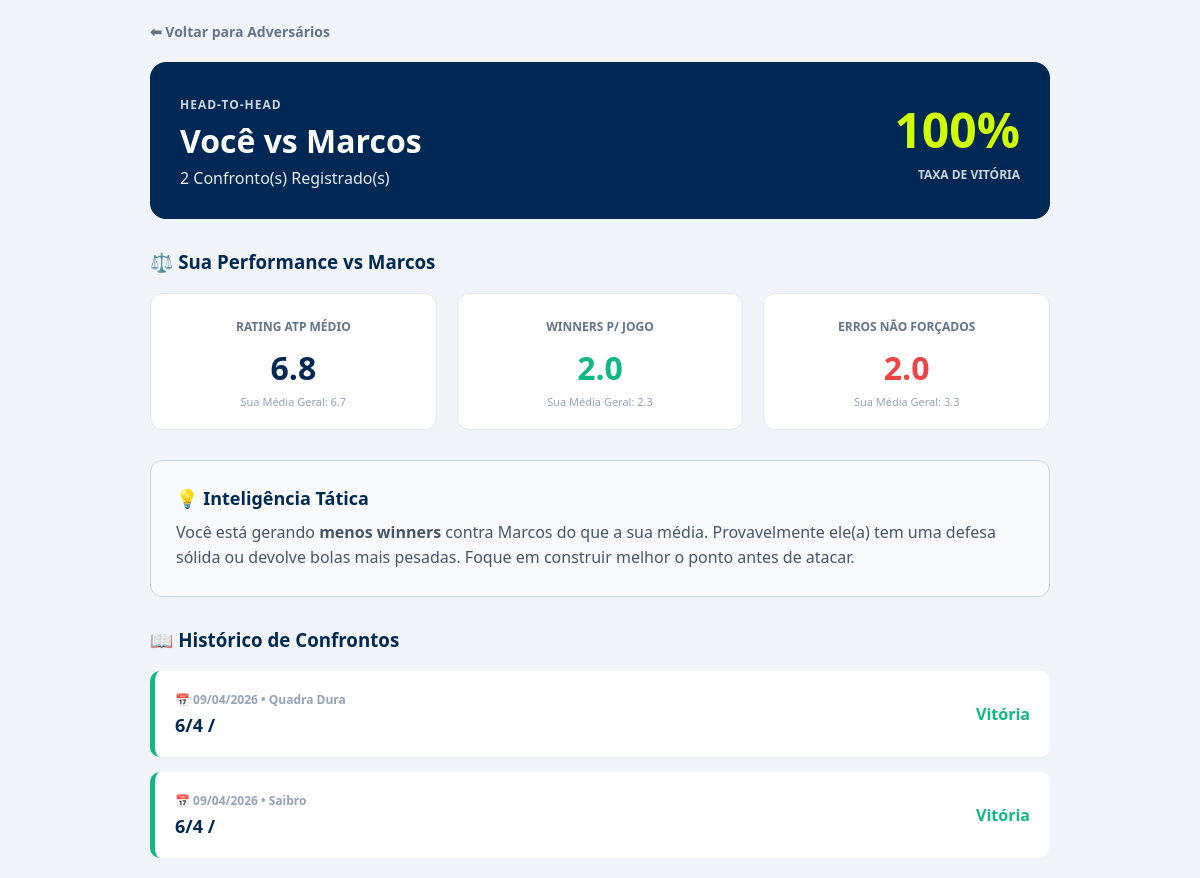
Before: /h2h/Marcos with the older database file.
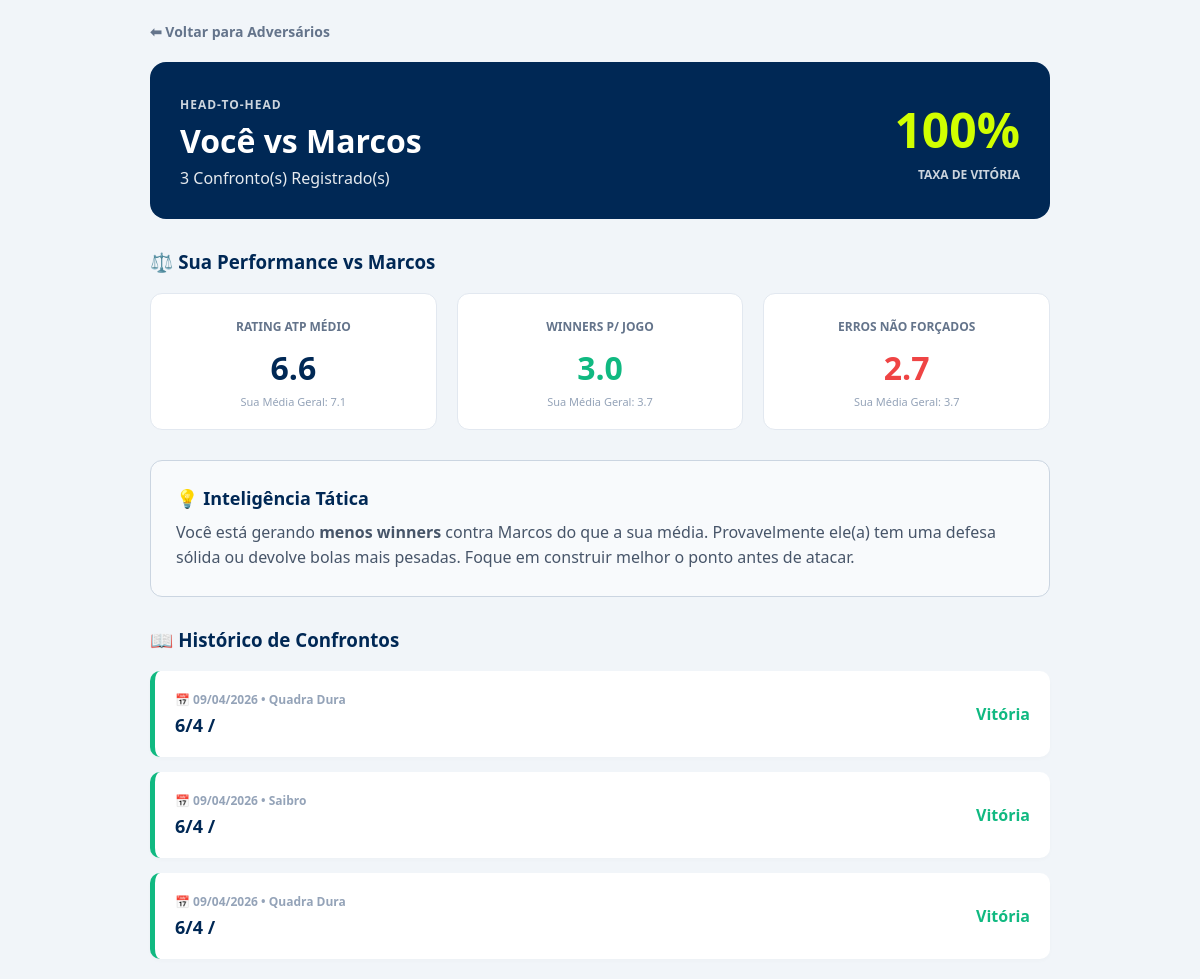
After: the same page with the newer database file.
### tables this page shows
CREATE TABLE matches (
        id INTEGER PRIMARY KEY AUTOINCREMENT,
        opponent TEXT,
        categoria TEXT,
        match_type TEXT, 
        surface TEXT,
        result TEXT,
        score TEXT,
        match_format TEXT,
        partner TEXT,
        opp_partner TEXT,
        forehand INTEGER,
        backhand INTEGER,
        serve INTEGER,
        first_serve INTEGER,
        second_serve INTEGER,
        double_faults INTEGER,
        return_serve INTEGER,
        slice INTEGER,
        volley INTEGER,
        smash INTEGER,
        dropshot INTEGER,
        footwork INTEGER,
        strategy INTEGER,
        winners INTEGER,
        unforced_errors INTEGER,
        performance_rating REAL,
        notes TEXT,
        match_date TEXT /* NOVA COLUNA: ÍNDICE 27 */
    , game_format TEXT DEFAULT 'Padrão');

### app.py (the view)
@app.route("/h2h/<path:opponent>")
def h2h(opponent):
    conn = sqlite3.connect("database.db")
    c = conn.cursor()
    c.execute("""
        SELECT * FROM matches
        WHERE CASE WHEN match_format LIKE '%Duplas%' THEN opponent || ' & ' || opp_partner ELSE opponent END = ?
        ORDER BY match_date DESC
    """, (opponent,))
    matches = c.fetchall()
    c.execute("SELECT AVG(performance_rating), AVG(winners), AVG(unforced_errors) FROM matches")
    career_avg = c.fetchone()
    conn.close()
    if not matches:
        return redirect("/adversarios")
    return render_template("h2h_detail.html", matches=matches, opponent=opponent, career_avg=career_avg)

### templates/h2h_detail.html (shortened to what the changed rows need)
<!DOCTYPE html>
<html lang="pt-BR">
<head>
    <link rel="stylesheet" href="{{ url_for('static', filename='style.css') }}">
</head>
<body>
    {% set total = matches|length %}
    {% set total_rating = matches|sum(attribute=25) %}
    {% set avg_rating = (total_rating / total)|round(1) %}
    {% set total_win = matches|sum(attribute=23) %}
    {% set total_ue = matches|sum(attribute=24) %}
    <div class="container" style="max-width: 900px; margin: 0 auto;">
        <div style="background: var(--atp-blue); color: white; padding: 30px; border-radius: 16px; margin-top: 20px; display: flex; justify-content: space-between; align-items: center;">
            <div>
                <span style="font-size: 12px; font-weight: bold; opacity: 0.8; letter-spacing: 1px; text-transform: uppercase;">Head-to-Head</span>
                <h1 style="margin: 5px 0; color: white !important;">Você vs {{ opponent }}</h1>
                <p style="margin: 0; opacity: 0.9;">{{ total }} Confronto(s) Registrado(s)</p>
            </div>
        </div>
        <div style="display: flex; gap: 20px; margin-bottom: 30px; flex-wrap: wrap;">
            <div class="stat-box">
                <span style="font-size: 12px; font-weight: bold; color: var(--text-slate); text-transform: uppercase;">Rating ATP Médio</span>
                <div class="val" style="color: var(--atp-blue);">{{ avg_rating }}</div>
                <div style="font-size: 11px; color: #94a3b8;">Sua Média Geral: {{ "%.1f"|format(career_avg[0]) }}</div>
            </div>
            <div class="stat-box">
                <span style="font-size: 12px; font-weight: bold; color: var(--text-slate); text-transform: uppercase;">Winners p/ Jogo</span>
                <div class="val" style="color: #10b981;">{{ (total_win / total)|round(1) }}</div>
                <div style="font-size: 11px; color: #94a3b8;">Sua Média Geral: {{ "%.1f"|format(career_avg[1]) }}</div>
            </div>
            <div class="stat-box">
                <span style="font-size: 12px; font-weight: bold; color: var(--text-slate); text-transform: uppercase;">Erros Não Forçados</span>
                <div class="val" style="color: #ef4444;">{{ (total_ue / total)|round(1) }}</div>
                <div style="font-size: 11px; color: #94a3b8;">Sua Média Geral: {{ "%.1f"|format(career_avg[2]) }}</div>
            </div>
        </div>
        <div style="display: flex; flex-direction: column; gap: 15px;">
            {% for m in matches %}
                <a href="/match/{{ m[0] }}" style="background: white; padding: 20px; border-radius: 10px; border-left: 5px solid {% if m[5] == 'Vitória' %}#10b981{% else %}#ef4444{% endif %}; text-decoration: none; color: inherit; display: flex; justify-content: space-between; align-items: center; box-shadow: 0 2px 4px rgba(0,0,0,0.02);">
                    <div>
                        <div style="font-size: 12px; color: #94a3b8; font-weight: bold; margin-bottom: 5px;">📅 {{ m[27][8:10] }}/{{ m[27][5:7] }}/{{ m[27][0:4] }} • {{ m[4] }}</div>
                        <strong style="color: var(--atp-blue); font-size: 18px;">{{ m[6] }}</strong>
                    </div>
                    <div style="font-weight: bold; color: {% if m[5] == 'Vitória' %}#10b981{% else %}#ef4444{% endif %};">{{ m[5] }}</div>
                </a>
            {% endfor %}
        </div>
    </div>
</body>
</html>

Changed rows visible on the page:
added matches: match_date "09", match_date "04", match_date "2026", surface "Quadra Dura", score "6/4 /", result "Vitória"
Other visible differences:
{{ total }}: "2" → "3"
{{ avg_rating }}: "6.8" → "6.6"
{{ "%.1f"|format(career_avg[0]) }}: "6.7" → "7.1"
{{ (total_win / total)|round(1) }}: "2.0" → "3.0"
{{ "%.1f"|format(career_avg[1]) }}: "2.3" → "3.7"
{{ (total_ue / total)|round(1) }}: "2.0" → "2.7"
{{ "%.1f"|format(career_avg[2]) }}: "3.3" → "3.7"
